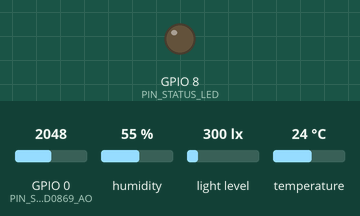
Recording of a sketch running on a simulated ESP32-C3. On the bench: output pins drawn as LEDs (lit = HIGH). The inputs (shaded band) are chosen by the test bench; at power-on: light level 300 lx, temperature 24 °C, GPIO 0 (PIN_SOIL_MD0869_AO) = 2048, humidity 55 % (analog values on the 0–4095 scale). Pins used as bus, display or sensor lines are not drawn; what the sketch prints to the serial monitor is not drawn.

Above: at 0.0 s.
At 2.9 s:
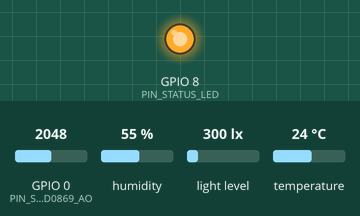
3.0 s: light level set to 40 lx
13.9 s: temperature set to 3 °C
24.8 s: GPIO 0 (PIN_SOIL_MD0869_AO) set to 960
35.4 s: humidity set to 22 %
46.1 s: light level set to 1000 lx
56.7 s: GPIO 0 (PIN_SOIL_MD0869_AO) set to 160
Timing chart, 0 to 67.4 s (numbered marks = the images above; inputs shaded):
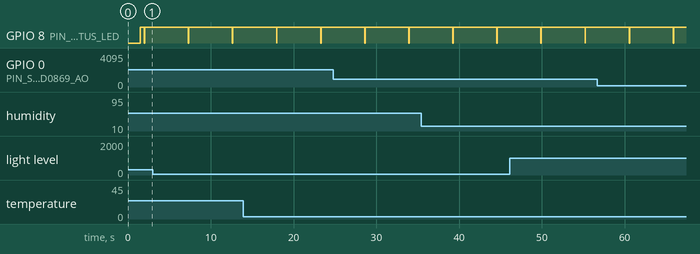

The sketch:

integrated_test.ino
```cpp
// ============================================================================
// 1. ESP32-C3 SUPERMINI MULTI-SENSOR INTEGRATION TEST - CONFIGURATION
// ============================================================================
#include <Wire.h>
#include "DHT.h"
#include <BH1750.h>

// --- Pin Assignments for ESP32-C3N SuperMini ---
// 1. Soil Moisture (Single Reference Sensor - ADC1_CH0)
const int PIN_SOIL_MD0869_AO                       = 0;       // GPIO0 (ADC1_CH0) -> MD0869 Reference Soil Sensor
const int PIN_SOIL_POWER_GATE                      = 2;       // GPIO2 -> VCC Power-Gating Pin

// 2. DHT22 Temperature & Humidity (Digital Single-Wire Bus)
const int PIN_DHT_DATA                             = 3;       // GPIO3 -> DHT22 Digital Data Pin
#define DHTTYPE DHT22

// 3. BH1750 Ambient Light Sensor (Dedicated Hardware I2C Bus)
const int PIN_BH1750_SDA                           = 5;       // GPIO5 -> BH1750 I2C SDA
const int PIN_BH1750_SCL                           = 6;       // GPIO6 -> BH1750 I2C SCL

// 4. Onboard Status LED
const int PIN_STATUS_LED                           = 8;       // GPIO8 -> Onboard Blue LED (Active LOW)

// --- Timing Configurations ---
const unsigned long SOIL_SETTLE_MS                 = 80;      // MD0869 settle time after power-on
const unsigned long SOIL_RESET_MS                  = 120;     // Probe discharge time after power-off
const unsigned long TERMINAL_REFRESH_DELAY_MS      = 5000;    // 5-second interval between dashboard updates

// --- Calibration Endpoints for MD0869 Soil Moisture ---
const int MD0869_DRY_RAW_ADC                       = 400;     // Dry air baseline (0%)
const int MD0869_WET_RAW_ADC                       = 4058;    // Water saturation baseline (100%)
const int SOIL_ADC_SAMPLES                         = 16;      // ADC oversampling filter count

// Instantiate Sensor Objects
DHT dht(PIN_DHT_DATA, DHTTYPE);
BH1750 lightMeter;


// ============================================================================
// 2. HELPER & SENSOR PROCESSING FUNCTIONS
// ============================================================================

// Blinks the onboard blue LED for visual feedback (Active LOW on ESP32-C3)
void pulseLed(int durationMs = 40) {
    digitalWrite(PIN_STATUS_LED, LOW);   // ON
    delay(durationMs);
    digitalWrite(PIN_STATUS_LED, HIGH);  // OFF
}

// Multi-sample ADC reading with initial transient discard
int readSoilAdcAveraged(int analogPin) {
    for (int i = 0; i < 4; i++) {
        (void)analogRead(analogPin);
        delayMicroseconds(500);
    }
    long sum = 0;
    for (int i = 0; i < SOIL_ADC_SAMPLES; i++) {
        sum += analogRead(analogPin);
        delayMicroseconds(250);
    }
    return (int)(sum / SOIL_ADC_SAMPLES);
}

// Converts raw ADC to calibrated percentage
float calculateMoisturePercent(int rawAdc) {
    float span = (float)(MD0869_WET_RAW_ADC - MD0869_DRY_RAW_ADC);
    float percent = (((float)rawAdc - (float)MD0869_DRY_RAW_ADC) / span) * 100.0f;
    return constrain(percent, 0.0f, 100.0f);
}

// Classifies ambient lux level
const char* classifyLux(float lux) {
    if (lux < 10.0)      return "Dark / Night";
    if (lux < 200.0)     return "Dim Indoor";
    if (lux < 1000.0)    return "Bright Indoor";
    if (lux < 5000.0)    return "Overcast / Shaded";
    return "Direct Sunlight";
}


// ============================================================================
// 3. SYSTEM INITIALIZATION
// ============================================================================

void setup() {
    Serial.begin(115200);
    delay(1500); // Allow native USB-CDC to initialize

    // Initialize Onboard LED
    pinMode(PIN_STATUS_LED, OUTPUT);
    digitalWrite(PIN_STATUS_LED, HIGH); // OFF initially

    // Initialize Soil Power Gate
    pinMode(PIN_SOIL_POWER_GATE, OUTPUT);
    digitalWrite(PIN_SOIL_POWER_GATE, LOW);

    // Initialize ADC (12-bit, 11dB attenuation)
    analogReadResolution(12);
    analogSetAttenuation(ADC_11db);

    // Initialize DHT22
    dht.begin();

    // Initialize I2C Bus & BH1750
    Wire.begin(PIN_BH1750_SDA, PIN_BH1750_SCL);
    bool bh1750Ok = lightMeter.begin(BH1750::CONTINUOUS_HIGH_RES_MODE);

    Serial.println("\n======================================================================");
    Serial.println("     🌿 GREEN NODE - ESP32-C3 SUPERMINI ALL-IN-ONE SENSOR TEST        ");
    Serial.println("======================================================================");
    Serial.println("PIN MAPPING:");
    Serial.println("  • MD0869 Soil Moisture (Ref) : GPIO 0 (ADC1_CH0)");
    Serial.println("  • Soil VCC Power Gate        : GPIO 2");
    Serial.println("  • DHT22 Temp & Humidity      : GPIO 3");
    Serial.println("  • BH1750 I2C Data (SDA)      : GPIO 5");
    Serial.println("  • BH1750 I2C Clock (SCL)     : GPIO 6");
    Serial.println("  • Onboard Status LED         : GPIO 8");
    Serial.println("----------------------------------------------------------------------");
    Serial.print("BH1750 Status                : ");
    Serial.println(bh1750Ok ? "✅ ONLINE" : "❌ OFFLINE (Check wiring)");
    Serial.print("Refresh Interval             : ");
    Serial.print(TERMINAL_REFRESH_DELAY_MS);
    Serial.println(" ms (5 sec)");
    Serial.println("======================================================================\n");

    delay(200);
}


// ============================================================================
// 4. MULTI-SENSOR MAIN LOOP (5-SECOND INTERVAL)
// ============================================================================

void loop() {
    // ------------------------------------------------------------------------
    // Step 1: Read Soil Moisture (MD0869 Gated Power Cycle)
    // ------------------------------------------------------------------------
    digitalWrite(PIN_SOIL_POWER_GATE, HIGH); // Turn power ON
    delay(SOIL_SETTLE_MS);

    int soilRaw = readSoilAdcAveraged(PIN_SOIL_MD0869_AO);

    digitalWrite(PIN_SOIL_POWER_GATE, LOW);  // Turn power OFF
    delay(SOIL_RESET_MS);

    float soilPct = calculateMoisturePercent(soilRaw);

    // ------------------------------------------------------------------------
    // Step 2: Read DHT22 (Temperature & Humidity)
    // ------------------------------------------------------------------------
    float humidity    = dht.readHumidity();
    float temperature = dht.readTemperature();
    bool dhtValid     = !isnan(humidity) && !isnan(temperature);
    float heatIndex   = dhtValid ? dht.computeHeatIndex(temperature, humidity, false) : 0.0f;

    // ------------------------------------------------------------------------
    // Step 3: Read BH1750 (Ambient Light in Lux)
    // ------------------------------------------------------------------------
    float lux = lightMeter.readLightLevel();
    bool luxValid = (lux >= 0.0f);

    // ------------------------------------------------------------------------
    // Step 4: Visual Activity Feedback
    // ------------------------------------------------------------------------
    pulseLed(50); // Flash LED on measurement completion

    // ------------------------------------------------------------------------
    // Step 5: Formatted Unified Dashboard Output
    // ------------------------------------------------------------------------
    Serial.println("┌─────────────────────────── TELEMETRY REPORT ───────────────────────────┐");

    // Soil Moisture section
    Serial.printf("│ 🌱 Soil Moisture (MD0869) : %5.1f %%  (Raw ADC: %4d / 4095)              │\n", soilPct, soilRaw);

    // Temperature & Humidity section
    if (dhtValid) {
        Serial.printf("│ 🌡️  Temperature           : %5.2f °C  (Heat Index: %5.2f °C)              │\n", temperature, heatIndex);
        Serial.printf("│ 💧 Relative Humidity      : %5.2f %%                                      │\n", humidity);
    } else {
        Serial.println("│ ⚠️  DHT22 Environmental    : Read Error (NaN) Check GPIO 3 wiring       │");
    }

    // BH1750 Ambient Light section
    if (luxValid) {
        Serial.printf("│ ☀️  Ambient Light (BH1750) : %7.1f lx  [%-18s]           │\n", lux, classifyLux(lux));
    } else {
        Serial.println("│ ⚠️  BH1750 Light Sensor    : Read Error Check GPIO 5/6 I2C             │");
    }

    Serial.println("└────────────────────────────────────────────────────────────────────────┘\n");

    // ------------------------------------------------------------------------
    // Step 6: Wait 5 seconds before next polling cycle
    // ------------------------------------------------------------------------
    delay(TERMINAL_REFRESH_DELAY_MS);
}
```

Measured:
- by itself, GPIO 8 (PIN_STATUS_LED): alternates HIGH for 5.3 s and LOW for 0.05 s
